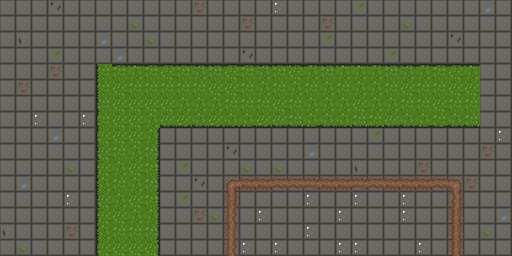

The image is a tile-based game level rendered from a .tmx file. Its description and complete source (layers, tilesets, objects, tile grids) follow:
An orthogonal 32x16 tile map with 16x16 px tiles, 2 tile layers (Tile Layer 1, Tile Layer 2), 2 tilesets.

<map version="1.10" tiledversion="1.10.2" orientation="orthogonal" renderorder="right-down" width="32" height="16" tilewidth="16" tileheight="16" infinite="0" nextlayerid="3" nextobjectid="1">
 <editorsettings>
  <export target="Ratlantis.tscn" format="tscn" />
 </editorsettings>
 <tileset firstgid="1" source="sewers.tsx" />
 <tileset firstgid="257" name="sewerstilemap" tilewidth="16" tileheight="16" tilecount="256" columns="16">
  <image source="sewerstilemap.png" width="256" height="256" />
 </tileset>
 <layer id="1" name="Tile Layer 1" width="32" height="16">
  <data encoding="csv">
17,17,17,17,17,17,17,17,17,17,17,17,17,17,17,17,17,17,17,17,17,17,17,17,17,17,17,17,17,17,17,17,
17,17,17,17,17,17,17,17,17,17,17,17,17,17,17,17,17,17,17,17,17,17,17,17,17,17,17,17,17,17,17,17,
17,17,17,17,17,17,17,17,17,17,17,17,17,17,17,17,17,17,17,17,17,17,17,17,17,17,17,17,17,17,17,17,
17,17,17,17,17,17,17,17,17,17,17,17,17,17,17,17,17,17,17,17,17,17,17,17,17,17,17,17,17,17,17,17,
17,17,17,17,17,17,9,9,8,9,10,9,8,9,10,9,8,9,10,8,9,8,8,8,9,8,8,9,10,8,17,17,
17,17,17,17,17,17,9,10,9,9,9,9,9,10,10,9,8,9,8,9,8,9,8,8,9,10,9,9,10,10,17,17,
17,17,17,17,17,17,9,10,10,10,10,8,8,8,9,9,9,10,9,8,8,8,10,8,8,9,9,10,9,9,17,17,
17,17,17,17,17,17,9,10,10,8,10,10,8,10,8,8,10,10,9,8,8,8,9,9,10,8,8,9,8,9,17,17,
17,17,17,17,17,17,10,10,10,8,17,17,17,17,17,17,17,17,17,17,17,17,17,17,17,17,17,17,17,17,17,17,
17,17,17,17,17,17,10,9,8,9,17,17,17,17,17,17,17,17,17,17,17,17,17,17,17,17,17,17,17,17,17,17,
17,17,17,17,17,17,10,8,10,9,17,17,17,17,17,17,17,17,17,17,17,17,17,17,17,17,17,17,17,17,17,17,
17,17,17,17,17,17,8,9,8,9,17,17,17,17,17,17,17,17,17,17,17,17,17,17,17,17,17,17,17,17,17,17,
17,17,17,17,17,17,10,8,10,9,17,17,17,17,17,17,17,17,17,17,17,17,17,17,17,17,17,17,17,17,17,17,
17,17,17,17,17,17,10,10,8,8,17,17,17,17,17,17,17,17,17,17,17,17,17,17,17,17,17,17,17,17,17,17,
17,17,17,17,17,17,8,9,9,9,17,17,17,17,17,17,17,17,17,17,17,17,17,17,17,17,17,17,17,17,17,17,
17,17,17,17,17,17,10,10,10,10,17,17,17,17,17,17,17,17,17,17,17,17,17,17,17,17,17,17,17,17,17,17
</data>
 </layer>
 <layer id="2" name="Tile Layer 2" width="32" height="16">
  <data encoding="csv">
0,0,0,22,0,0,0,0,0,0,0,0,20,0,0,0,0,19,0,0,0,0,24,0,0,0,0,0,0,0,21,0,
0,0,0,0,0,0,0,0,25,0,0,0,0,0,0,20,0,0,0,0,20,0,0,0,0,25,0,0,0,0,0,0,
0,23,0,0,0,0,21,0,0,25,0,0,0,0,0,0,0,0,0,0,24,0,0,0,0,0,0,0,22,0,0,0,
0,0,0,24,0,0,0,21,0,0,0,0,0,0,0,22,0,0,0,0,0,0,0,0,24,0,0,0,0,0,0,0,
0,0,0,20,0,0,5,536870919,536870917,536870919,536870919,536870917,536870918,536870918,536870919,536870919,536870918,536870917,536870918,536870919,536870918,536870917,536870917,536870919,536870918,536870918,536870919,536870919,536870919,536870917,0,0,
0,20,0,0,0,0,5,0,0,0,0,0,0,0,0,0,0,0,0,0,0,0,0,0,0,0,0,0,0,0,0,0,
0,0,0,0,0,0,6,0,0,0,0,0,0,0,0,0,0,0,0,0,0,0,0,0,0,0,0,0,0,0,0,0,
0,0,19,0,0,19,7,0,0,0,3758096390,3758096389,3758096390,3758096389,3758096389,3758096391,3758096389,3758096390,3758096390,3758096391,3758096390,3758096389,3758096390,3758096389,3758096390,3758096390,3758096391,3758096391,3758096390,3758096390,0,0,
0,0,0,21,0,0,7,0,0,2147483653,0,0,0,0,0,0,0,0,0,0,0,0,0,24,0,0,0,0,0,0,0,19,
0,0,0,0,0,0,6,0,0,2147483654,0,0,0,0,22,0,0,0,0,21,0,0,0,0,0,0,0,0,0,0,20,0,
0,0,0,0,25,0,5,0,0,2147483653,0,24,0,0,0,25,0,25,0,0,0,0,23,0,0,0,20,0,0,0,0,0,
0,21,0,0,0,0,5,0,0,2147483654,0,0,22,0,14,2684354571,2684354571,2684354573,2684354573,2684354572,2684354571,2684354571,2684354572,2684354573,2684354571,2684354571,2684354571,2684354573,2147483663,20,0,0,
0,0,0,0,19,0,6,0,0,2147483653,0,24,0,0,11,0,0,0,0,19,0,0,19,0,0,19,0,0,3221225485,0,0,0,
0,0,0,0,0,0,5,0,0,2147483653,0,0,20,25,13,0,19,0,0,0,0,19,0,0,0,19,0,0,3221225483,0,0,21,
23,0,0,0,20,0,5,0,0,2147483654,0,0,0,0,12,0,0,0,0,19,0,0,0,0,0,0,0,0,3221225483,0,25,0,
0,25,0,0,0,0,7,0,0,2147483653,0,0,0,0,13,19,0,19,0,0,0,19,19,0,0,0,19,0,3221225483,0,0,0
</data>
 </layer>
</map>